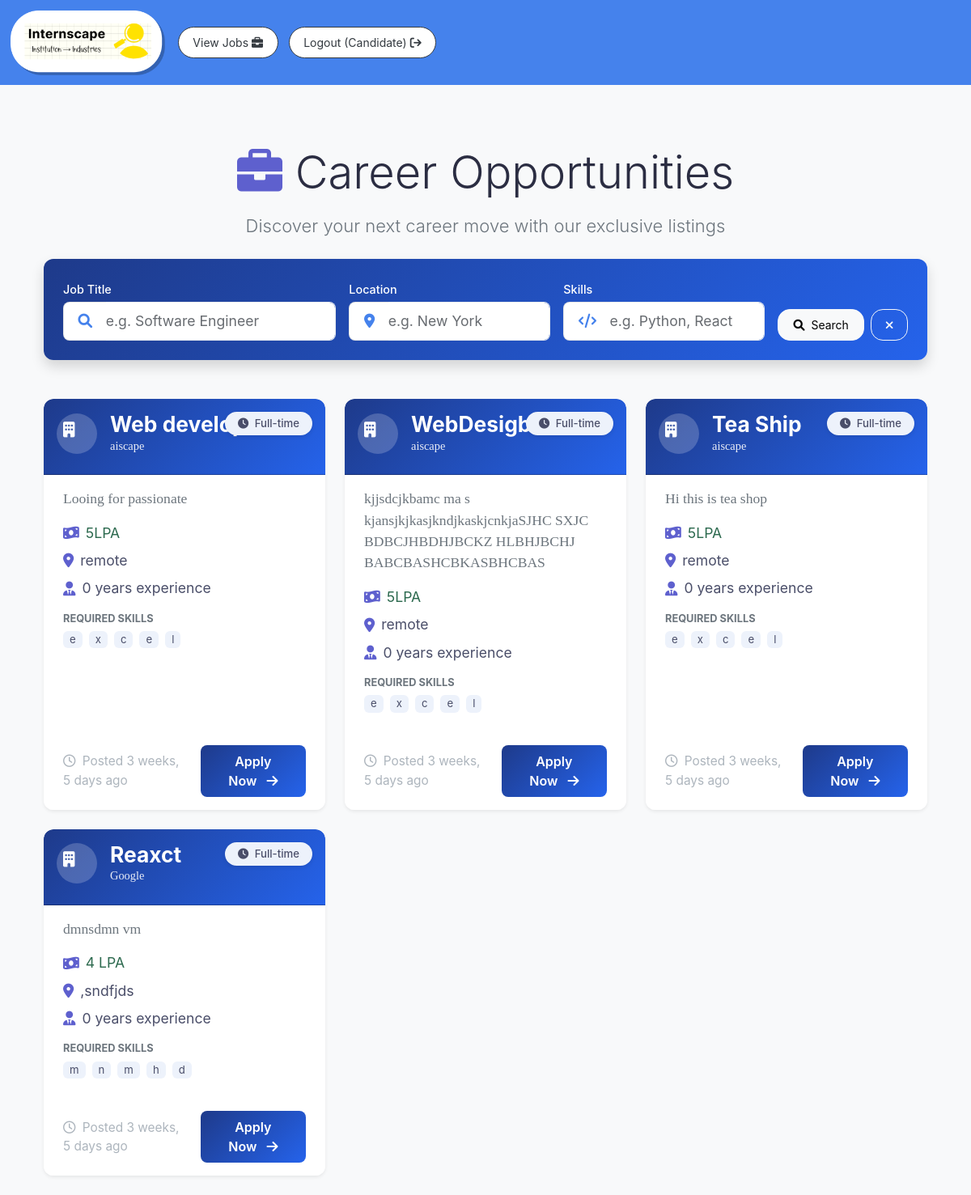
Screenshot of /view-jobs (signed in) with the database file from the repository.
### webapp/models.py (models this page shows, shortened)
class Job(models.Model):
    company = models.ForeignKey(User, on_delete=models.CASCADE, related_name='jobs')
    company_name = models.CharField(max_length=255)
    title = models.CharField(max_length=255)
    description = models.TextField()
    salary_package = models.CharField(max_length=100)
    location = models.CharField(max_length=255)
    experience_required = models.PositiveIntegerField()
    skills_required = models.TextField()
    posted_at = models.DateTimeField(auto_now_add=True)

### webapp/views.py (the view)
# urls.py: path('view-jobs', views.view_jobs, name='view-jobs'),
@login_required(login_url='my-login')
def view_jobs(request):
    jobs = Job.objects.all()
    return render(request, 'webapp/view_jobs.html', {'jobs': jobs})

### webapp/templates/webapp/view_jobs.html (shortened to what this page needs)
{% extends 'webapp/base.html' %}
{% block content %}
<div class="container mt-5">
    <div class="text-center mb-4">
        <h1 class="display-4 font-weight-bold mb-3" style="color: #2b2d42;">
            <i class="fas fa-briefcase mr-2" style="color: #5e60ce;"></i>
            Career Opportunities
        </h1>
        <p class="lead" style="color: #6c757d;">Discover your next career move with our exclusive listings</p>
    </div>
    <div class="card mb-5 border-0 shadow" style="background: linear-gradient(135deg, #1e3a8a 0%, #2563eb 100%); border-radius: 12px;">
        <div class="card-body p-4">
            <form id="job-search-form">
                <div class="row g-3 align-items-end">
                    <div class="col-md-4">
                        <label class="form-label text-white mb-1">Job Title</label>
                        <div class="input-group">
                            <span class="input-group-text bg-white border-end-0">
                                <i class="fas fa-search text-primary"></i>
                            </span>
                            <input type="text" name="title" class="form-control border-start-0 ps-0"
                                   placeholder="e.g. Software Engineer"
                                   style="border-radius: 0 8px 8px 0 !important;">
                        </div>
                    </div>
                    <div class="col-md-3">
                        <label class="form-label text-white mb-1">Location</label>
                        <div class="input-group">
                            <span class="input-group-text bg-white border-end-0">
                                <i class="fas fa-map-marker-alt text-primary"></i>
                            </span>
                            <input type="text" name="location" class="form-control border-start-0 ps-0"
                                   placeholder="e.g. New York"
                                   style="border-radius: 0 8px 8px 0 !important;">
                        </div>
                    </div>
                    <div class="col-md-3">
                        <label class="form-label text-white mb-1">Skills</label>
                        <div class="input-group">
                            <span class="input-group-text bg-white border-end-0">
                                <i class="fas fa-code text-primary"></i>
                            </span>
                            <input type="text" name="skills" class="form-control border-start-0 ps-0"
                                   placeholder="e.g. Python, React"
                                   style="border-radius: 0 8px 8px 0 !important;">
                        </div>
                    </div>
                    <div class="col-md-2 d-flex align-items-end">
                        <button type="submit" class="btn btn-light me-2 flex-grow-1">
                            <i class="fas fa-search me-1"></i> Search
                        </button>
                        <button type="button" id="clear-filters" class="btn btn-outline-light">
                            <i class="fas fa-times"></i>
                        </button>
                    </div>
                </div>
            </form>
        </div>
    </div>
    <div class="row" id="job-listings">
        {% for job in jobs %}
            <div class="col-lg-4 col-md-6 mb-4 job-card"
                 data-title="{{ job.title|lower }}"
                 data-company="{{ job.company_name|lower }}"
                 data-skills="{{ job.skills_required|lower }}"
                 data-location="{{ job.location|lower }}">
                <div class="card h-100 border-0 shadow-sm hover-card" style="transition: all 0.3s ease; border-radius: 12px; overflow: hidden; border: 1px solid #e9ecef;">
                    <div class="position-absolute top-0 end-0 mt-3 me-3">
                        <span class="badge rounded-pill py-2 px-3" style="background-color: #edf2fb; color: #4a4e69; box-shadow: 0 2px 5px rgba(0,0,0,0.1);">
                            <i class="fas fa-clock me-1"></i> Full-time
                        </span>
                    </div>
                    <div class="card-header py-3" style="background: linear-gradient(135deg, #1e3a8a 0%, #2563eb 100%); border-radius: 12px 12px 0 0 !important;">
                        <div class="d-flex align-items-center mb-2">
                            <div class="rounded-circle p-2 me-3" style="width: 50px; height: 50px; background-color: rgba(255,255,255,0.2);">
                                <i class="fas fa-building text-white" style="font-size: 1.2rem;"></i>
                            </div>
                            <div>
                                <h4 class="card-title mb-0 text-white">{{ job.title }}</h4>
                                <p class="mb-0 text-white" style="font-weight: 500; font-size: 0.9rem; opacity: 0.9;">
                                    {{ job.company_name }}
                                </p>
                            </div>
                        </div>
                    </div>
                    <div class="card-body px-4 py-3">
                        <div class="mb-3">
                            <p class="card-text" style="color: #6c757d;">{{ job.description|truncatewords:20 }}</p>
                        </div>
                        <div class="mb-3">
                            <div class="d-flex align-items-center mb-2">
                                <i class="fas fa-money-bill-wave me-2" style="color: #5e60ce;"></i>
                                <span class="font-weight-bold" style="color: #2d6a4f;">{{ job.salary_package }}</span>
                            </div>
                            <div class="d-flex align-items-center mb-2">
                                <i class="fas fa-map-marker-alt me-2" style="color: #5e60ce;"></i>
                                <span class="font-weight-bold" style="color: #4a4e69;">{{ job.location }}</span>
                            </div>
                            <div class="d-flex align-items-center mb-2">
                                <i class="fas fa-user-tie me-2" style="color: #5e60ce;"></i>
                                <span class="font-weight-bold" style="color: #4a4e69;">{{ job.experience_required }} years experience</span>
                            </div>
                        </div>
                        <div class="mb-3">
                            <h6 class="mb-2" style="color: #6c757d; font-size: 0.8rem;">REQUIRED SKILLS</h6>
                            <div class="d-flex flex-wrap">
                                {% for skill in job.skills_required %}
                                    <span class="badge me-2 mb-2 py-1 px-2" style="background-color: #edf2fb; color: #4a4e69; font-weight: normal;">
                                        {{ skill }}
                                    </span>
                                {% endfor %}
                            </div>
                        </div>
                    </div>
                    <div class="card-footer bg-white border-0 pt-0 pb-3 px-4">
                        <div class="d-flex justify-content-between align-items-center">
                            <small style="color: #adb5bd;">
                                <i class="far fa-clock me-1"></i> Posted {{ job.posted_at|timesince }} ago
                            </small>
                            <a href="{% url 'apply-for-job' job.id %}" class="btn py-2 px-4"
                               style="background: linear-gradient(135deg, #1e3a8a 0%, #2563eb 100%);
                                      border: none;
                                      border-radius: 8px;
                                      font-weight: 600;
                                      color: #fff;
                                      font-size: 1rem;">
                                Apply Now <i class="fas fa-arrow-right ms-2"></i>
                            </a>
                        </div>
                    </div>
                </div>
            </div>
        {% endfor %}
    </div>
</div>
{% endblock %}

### webapp/templates/webapp/view_jobs.html (style rules this page uses)
.card { border-radius: 12px !important; }
.card-header { border-radius: 12px 12px 0 0 !important; }
body { background-color: #f8f9fa; }
.form-control { border-radius: 8px; border: 1px solid #e9ecef; padding: 10px 15px; box-shadow: none !important; }
.input-group-text { border-radius: 8px 0 0 8px !important; border-right: none !important; }
.badge { font-weight: 500; border-radius: 6px; }
.form-label { font-size: 0.9rem; font-weight: 500; }

### rows the page displays
Job: title "Web developer", company_name "aiscape", description "Looing for passionate", salary_package "5LPA", location "remote", experience_required "0", skills_required "e" "x" "c" "e" "l", posted_at "3 weeks, 5 days"
Job: title "WebDesigber", company_name "aiscape", description "kjjsdcjkbamc ma s kjansjkjkasjkndjkaskjcnkjaSJHC SXJC BDBCJHBDHJBCKZ HLBHJBCHJ BABCBASHCBKASBHCBAS", salary_package "5LPA", location "remote", experience_required "0", skills_required "e" "x" "c" "e" "l", posted_at "3 weeks, 5 days"
Job: title "Tea Ship", company_name "aiscape", description "Hi this is tea shop", salary_package "5LPA", location "remote", experience_required "0", skills_required "e" "x" "c" "e" "l", posted_at "3 weeks, 5 days"
Job: title "Reaxct", company_name "Google", description "dmnsdmn vm", salary_package "4 LPA", location ",sndfjds", experience_required "0", skills_required "m" "n" "m" "h" "d", posted_at "3 weeks, 5 days"
